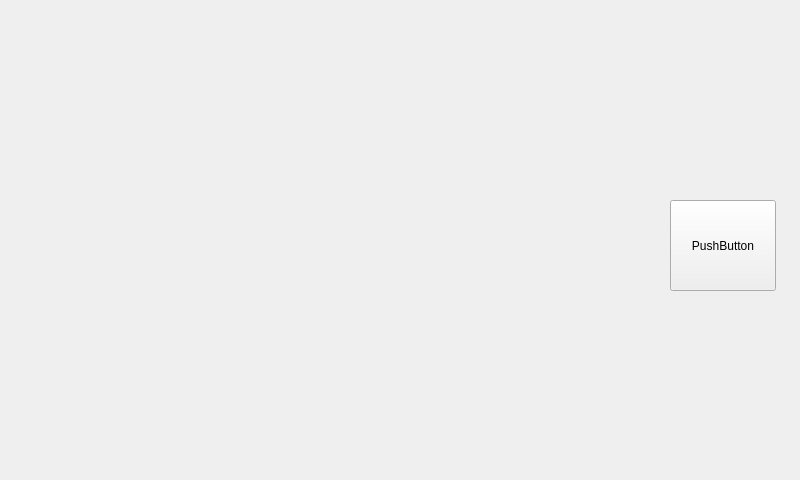
<?xml version="1.0" encoding="UTF-8"?>
<ui version="4.0">
 <class>V4L2</class>
 <widget class="QWidget" name="V4L2">
  <property name="geometry">
   <rect>
    <x>0</x>
    <y>0</y>
    <width>800</width>
    <height>480</height>
   </rect>
  </property>
  <property name="windowTitle">
   <string>Form</string>
  </property>
  <widget class="QPushButton" name="pushButton">
   <property name="geometry">
    <rect>
     <x>670</x>
     <y>200</y>
     <width>106</width>
     <height>91</height>
    </rect>
   </property>
   <property name="text">
    <string>PushButton</string>
   </property>
  </widget>
 </widget>
 <resources/>
 <connections/>
</ui>
